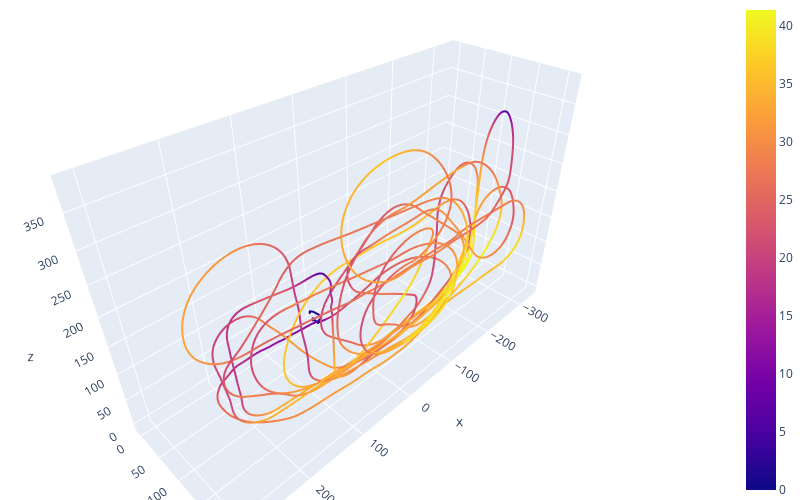

The cell this chart's notebook holds for it:
### Code cell
fig = plot3d(
    *flight.read_field_tuples(Fields.POSITION), 
    colour=np.vectorize(lambda *args: abs(Point(*args)))(*flight.read_field_tuples(Fields.VELOCITY)), 
    width=4)
fig.update_yaxes(scaleanchor = "x",scaleratio = 1)
fig.show()

### Figure 1 — Plotly figure (JSON) as saved in the notebook; plotly's stock layout.template omitted (floating-point values rounded to 4 significant figures; data arrays with more than 128 entries replaced by an {"elided": "..."} marker saying what was removed)
{"data": [{"line": {"color": {"elided": "6099 float values"}, "showscale": true, "width": 4}, "mode": "lines", "type": "scatter3d", "x": {"elided": "6099 float values"}, "y": {"elided": "6099 float values"}, "z": {"elided": "6099 float values"}}], "layout": {"height": 500, "margin": {"b": 0, "l": 0, "r": 0, "t": 0}, "width": 800, "yaxis": {"scaleanchor": "x", "scaleratio": 1}}}
